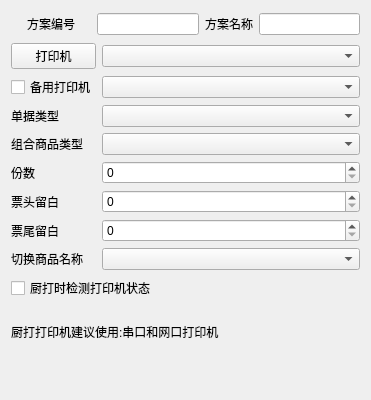
<?xml version="1.0" encoding="UTF-8"?>
<ui version="4.0">
 <class>w_bt_dish_kitchen_dish_plan_new</class>
 <widget class="QDialog" name="w_bt_dish_kitchen_dish_plan_new">
  <property name="geometry">
   <rect>
    <x>0</x>
    <y>0</y>
    <width>371</width>
    <height>400</height>
   </rect>
  </property>
  <property name="windowTitle">
   <string>Dialog</string>
  </property>
  <layout class="QVBoxLayout" name="verticalLayout">
   <item>
    <layout class="QHBoxLayout" name="horizontalLayout" stretch="0,1,0,1">
     <item>
      <widget class="QPushButton" name="pushButton">
       <property name="text">
        <string>方案编号</string>
       </property>
       <property name="flat">
        <bool>true</bool>
       </property>
      </widget>
     </item>
     <item>
      <widget class="QLineEdit" name="lineEdit_vch_plan_id"/>
     </item>
     <item>
      <widget class="QLabel" name="label_4">
       <property name="text">
        <string>方案名称</string>
       </property>
      </widget>
     </item>
     <item>
      <widget class="QLineEdit" name="lineEdit_vch_plan_name"/>
     </item>
    </layout>
   </item>
   <item>
    <layout class="QGridLayout" name="gridLayout" columnstretch="0,1">
     <item row="0" column="1">
      <widget class="lds_ComboBox" name="comboBox_int_print_id"/>
     </item>
     <item row="0" column="0">
      <widget class="QPushButton" name="pushButton_print_set">
       <property name="text">
        <string>打印机</string>
       </property>
      </widget>
     </item>
     <item row="2" column="0">
      <widget class="QLabel" name="label_5">
       <property name="text">
        <string>单据类型</string>
       </property>
      </widget>
     </item>
     <item row="1" column="0">
      <widget class="lds_CheckBox" name="checkBox_ch_print_id_second_use">
       <property name="text">
        <string>备用打印机</string>
       </property>
      </widget>
     </item>
     <item row="3" column="0">
      <widget class="QLabel" name="label_2">
       <property name="text">
        <string>组合商品类型</string>
       </property>
      </widget>
     </item>
     <item row="1" column="1">
      <widget class="lds_ComboBox" name="comboBox_int_print_id_second"/>
     </item>
     <item row="2" column="1">
      <widget class="lds_ComboBox" name="comboBox_int_dish_type"/>
     </item>
     <item row="4" column="0">
      <widget class="QLabel" name="label_3">
       <property name="text">
        <string>份数</string>
       </property>
      </widget>
     </item>
     <item row="4" column="1">
      <widget class="QSpinBox" name="spinBox_int_print_count"/>
     </item>
     <item row="5" column="0">
      <widget class="QLabel" name="label_10">
       <property name="text">
        <string>票头留白</string>
       </property>
      </widget>
     </item>
     <item row="3" column="1">
      <widget class="lds_ComboBox" name="comboBox_int_suit_type"/>
     </item>
     <item row="5" column="1">
      <widget class="QSpinBox" name="spinBox_int_head_block"/>
     </item>
     <item row="6" column="0">
      <widget class="QLabel" name="label_6">
       <property name="text">
        <string>票尾留白</string>
       </property>
      </widget>
     </item>
     <item row="6" column="1">
      <widget class="QSpinBox" name="spinBox_int_tail_block"/>
     </item>
     <item row="7" column="0">
      <widget class="QLabel" name="label_7">
       <property name="text">
        <string>切换商品名称</string>
       </property>
      </widget>
     </item>
     <item row="7" column="1">
      <widget class="lds_ComboBox" name="comboBox_vch_dishname_No"/>
     </item>
    </layout>
   </item>
   <item>
    <widget class="lds_CheckBox" name="checkBox_ch_check_state">
     <property name="text">
      <string>厨打时检测打印机状态</string>
     </property>
    </widget>
   </item>
   <item>
    <widget class="QLabel" name="label_div_1">
     <property name="minimumSize">
      <size>
       <width>0</width>
       <height>2</height>
      </size>
     </property>
     <property name="maximumSize">
      <size>
       <width>16777215</width>
       <height>2</height>
      </size>
     </property>
     <property name="text">
      <string/>
     </property>
     <property name="outer_stylesheet" stdset="0">
      <string>line_div_h</string>
     </property>
    </widget>
   </item>
   <item>
    <widget class="QLabel" name="label">
     <property name="text">
      <string>厨打打印机建议使用:串口和网口打印机</string>
     </property>
    </widget>
   </item>
   <item>
    <widget class="lds_toolbar" name="frame">
     <property name="frameShape">
      <enum>QFrame::NoFrame</enum>
     </property>
     <property name="frameShadow">
      <enum>QFrame::Raised</enum>
     </property>
    </widget>
   </item>
  </layout>
 </widget>
 <customwidgets>
  <customwidget>
   <class>lds_ComboBox</class>
   <extends>QComboBox</extends>
   <header>lds_combobox.h</header>
  </customwidget>
  <customwidget>
   <class>lds_CheckBox</class>
   <extends>QCheckBox</extends>
   <header>lds_checkbox.h</header>
  </customwidget>
  <customwidget>
   <class>lds_toolbar</class>
   <extends>QFrame</extends>
   <header>lds_toolbar.h</header>
   <container>1</container>
  </customwidget>
 </customwidgets>
 <resources/>
 <connections/>
</ui>
